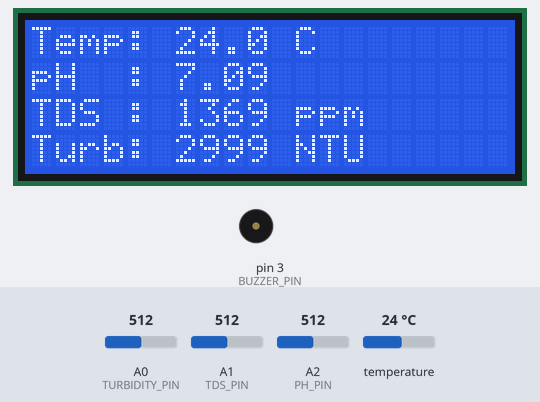
A sketch run on a simulated Arduino Uno, built with avr-gcc and run on an emulated ATmega328P. Shown: 20×4 character LCD, buzzer (waves = sounding, pin HIGH). The test bench sets the inputs (shaded band); at power-on: A0 (TURBIDITY_PIN) = 512, temperature 24 °C, A1 (TDS_PIN) = 512, A2 (PH_PIN) = 512. What the sketch prints to the serial monitor is not drawn.

Above: at 4.3 s.
4.4 s: A0 (TURBIDITY_PIN) set to 844
At 7.7 s:
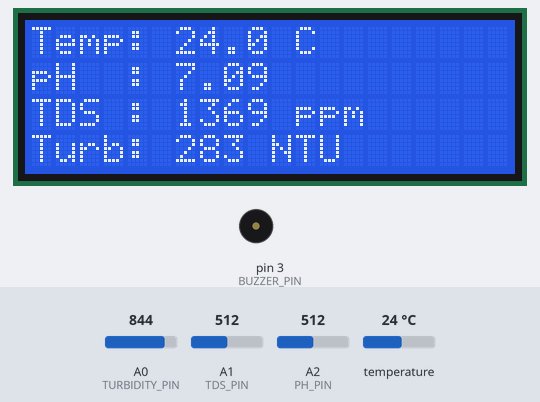
8.1 s: A0 (TURBIDITY_PIN) set to 869
At 10.3 s:
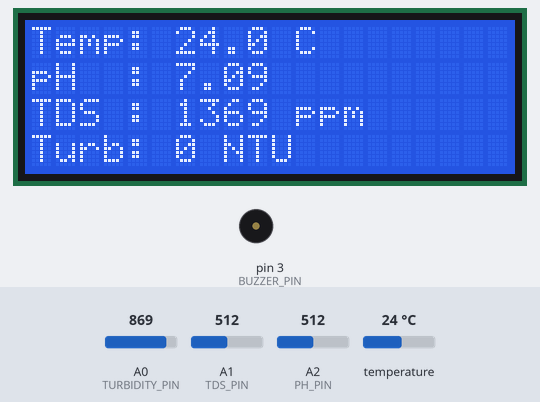
10.6 s: temperature set to 12 °C
At 12.9 s:
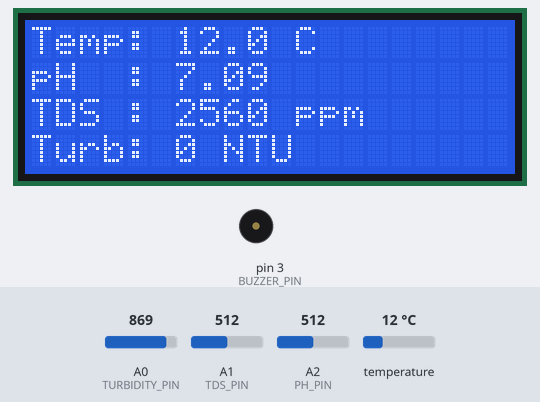
13.2 s: A1 (TDS_PIN) set to 716
At 14.6 s:
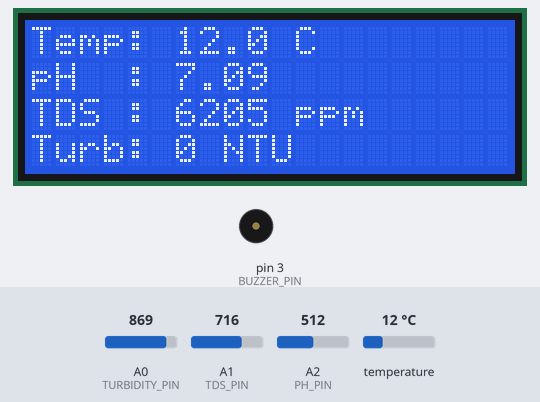
15.7 s: A2 (PH_PIN) set to 716
At 17.3 s:
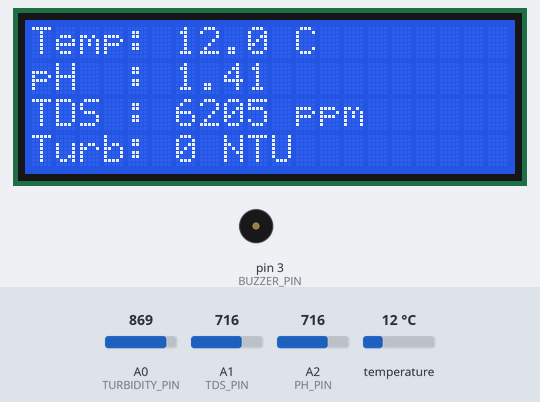
18.2 s: temperature set to 19 °C
At 20.0 s:
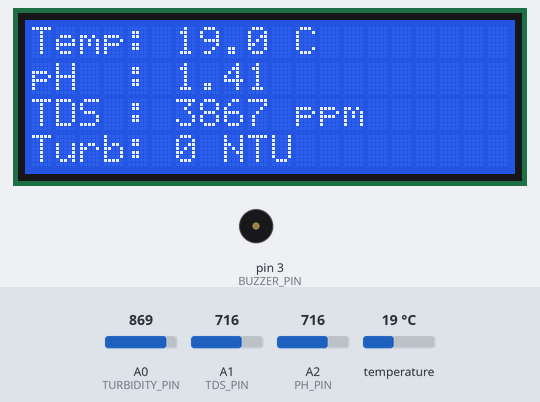
Timing chart, 0 to 21.5 s (numbered marks = the images above; inputs shaded):
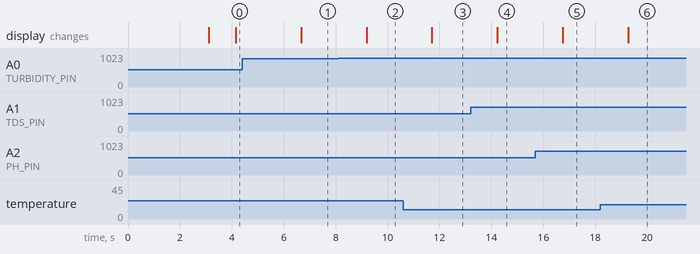

The sketch:

AquaTrace.ino
```cpp
#include <Wire.h>
#include <LiquidCrystal_I2C.h>
#include <OneWire.h>
#include <DallasTemperature.h>

// --- Pin Definitions ---
#define TURBIDITY_PIN A0
#define TDS_PIN A1
#define PH_PIN A2
#define ONE_WIRE_BUS 2
#define BUZZER_PIN 3

// --- Object Initialization ---
LiquidCrystal_I2C lcd(0x27, 20, 4);
OneWire oneWire(ONE_WIRE_BUS);
DallasTemperature sensors(&oneWire);

// --- pH Calibration Variable ---
float ph_calibration_value = 21.34;

void setup() {
  Serial.begin(9600);

  lcd.begin();
  lcd.backlight();
  lcd.setCursor(0, 0);
  lcd.print("Stark Industries");
  lcd.setCursor(0, 1);
  lcd.print("System Calibrating");

  sensors.begin();
  pinMode(BUZZER_PIN, OUTPUT);
  digitalWrite(BUZZER_PIN, LOW);

  delay(3000);
  lcd.clear();
}

void loop() {
  // 1. Fetch Temperature
  sensors.requestTemperatures();
  float tempC = sensors.getTempCByIndex(0);

  // --- AVERAGING ALGORITHM ---
  long phTotal = 0;
  long tdsTotal = 0;
  long turbTotal = 0;

  for(int i=0; i<10; i++) {
    phTotal += analogRead(PH_PIN);
    tdsTotal += analogRead(TDS_PIN);
    turbTotal += analogRead(TURBIDITY_PIN);
    delay(10); // Short delay between samples
  }

  int phRaw = phTotal / 10;
  int tdsRaw = tdsTotal / 10;
  int turbRaw = turbTotal / 10;
  // ---------------------------

  // 2. pH Calculation
  float phVoltage = phRaw * (5.0 / 1024.0);
  float phValue = -5.70 * phVoltage + ph_calibration_value;

  // 3. TDS Calculation
  float tdsVoltage = tdsRaw * (5.0 / 1024.0);
  float compensationCoefficient = 1.0 + 0.02 * (tempC - 25.0);
  float compensationVoltage = tdsVoltage / compensationCoefficient;
  float tdsValue = (133.42 * pow(compensationVoltage, 3) - 255.86 * pow(compensationVoltage, 2) + 857.39 * compensationVoltage) * 0.5;

  // 4. Turbidity Calculation
  float turbVoltage = turbRaw * (5.0 / 1024.0);
  float turbidityNTU = 0;

  if (turbVoltage < 2.5) {
    turbidityNTU = 3000;
  } else if (turbVoltage > 4.2) {
    turbidityNTU = 0;
  } else {
    turbidityNTU = -1120.4 * pow(turbVoltage, 2) + 5742.3 * turbVoltage - 4353.8;
  }

  // --- "OUT OF WATER" LOGIC ---
  if (tdsRaw < 5) { // If the sensors are out of the water
    tdsValue = 0;
    turbidityNTU = 0;
  }
  if (turbidityNTU < 0) turbidityNTU = 0;

  // --- SERIAL MONITOR OUTPUT ---
  Serial.println("================================");
  Serial.print("Temp: "); Serial.print(tempC); Serial.println(" C");
  Serial.print("pH Raw Avg: "); Serial.print(phRaw);
  Serial.print(" | Calc pH: "); Serial.println(phValue, 2);
  Serial.print("TDS Calc: "); Serial.print(tdsValue, 0); Serial.println(" ppm");
  Serial.print("Turb Calc: "); Serial.print(turbidityNTU, 0); Serial.println(" NTU");
  Serial.println("================================\n");

  // --- LCD OUTPUT ---
  lcd.setCursor(0, 0);
  lcd.print("Temp: "); lcd.print(tempC, 1); lcd.print(" C    ");
  lcd.setCursor(0, 1);
  lcd.print("pH  : "); lcd.print(phValue, 2); lcd.print("      ");
  lcd.setCursor(0, 2);
  lcd.print("TDS : "); lcd.print(tdsValue, 0); lcd.print(" ppm  ");
  lcd.setCursor(0, 3);
  lcd.print("Turb: "); lcd.print(turbidityNTU, 0); lcd.print(" NTU  ");

  delay(1500);
}
```

Measured:
- after the input at 4.4 s, the display: changes after 2.3 s (image 1)
- after the input at 8.1 s, the display: changes after 1.1 s (image 2)
- after the input at 10.6 s, the display: changes after 1.1 s (image 3)
- after the input at 13.2 s, the display: changes after 1.0 s (image 4)
- after the input at 15.7 s, the display: changes after 1.1 s (image 5)
- after the input at 18.2 s, the display: changes after 1.1 s (image 6)
